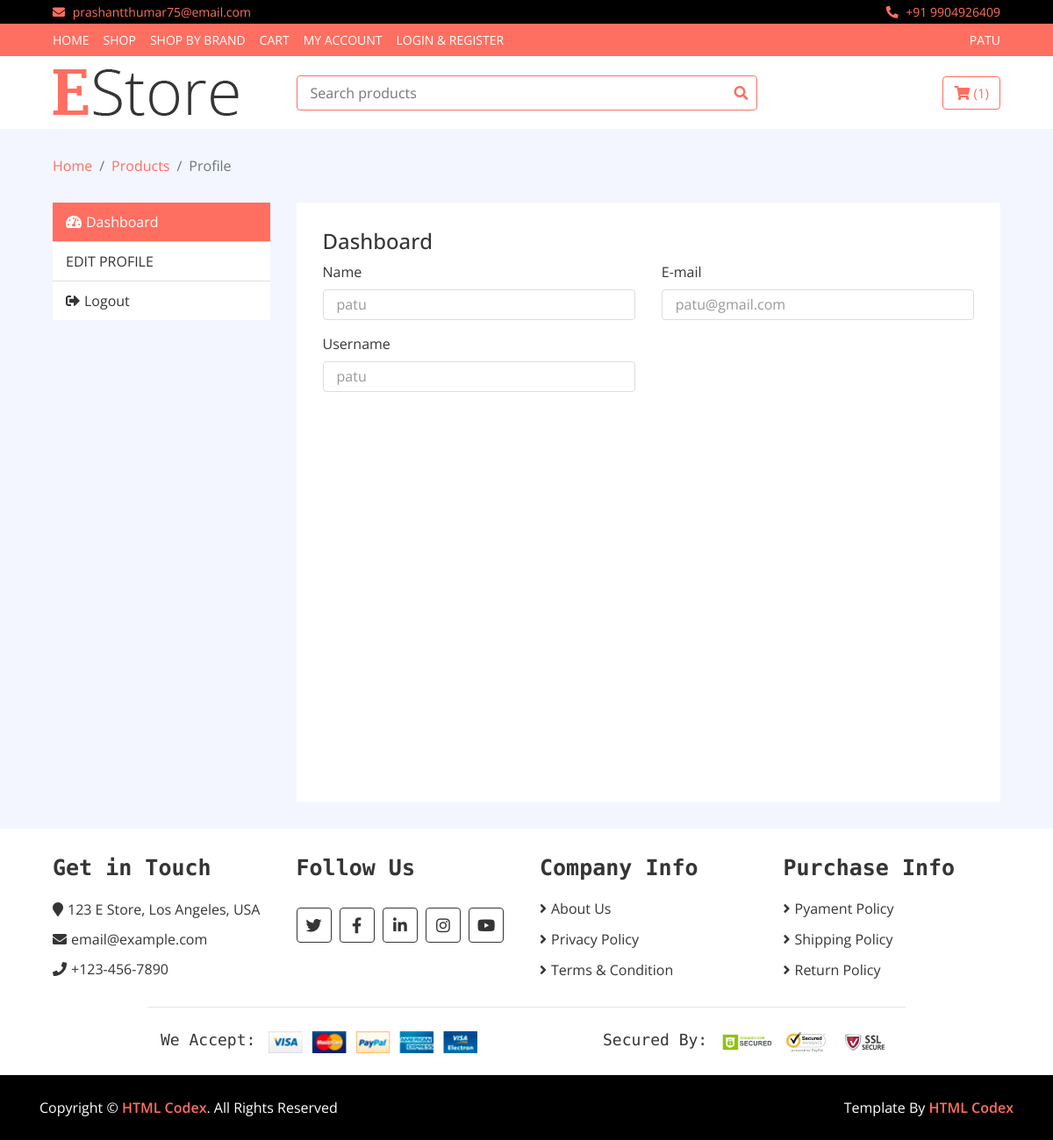
Screenshot of /profile/ (signed in) with the database file from the repository.
### estoreapp/models.py (models this page shows, shortened)
class Order(models.Model):
    user = models.ForeignKey(settings.AUTH_USER_MODEL, on_delete=models.CASCADE)
    items = models.ManyToManyField(OrderItem)
    start_date = models.DateTimeField(auto_now_add=True)
    ordered_date = models.DateTimeField()
    ordered = models.BooleanField(default=False)

class Profile(models.Model):
    user_id = models.ForeignKey(User, on_delete=models.CASCADE, related_name='profile_user')
    mobile_no = models.CharField(max_length=30)
    alternate_mobile_no = models.CharField(max_length=30)
    address = models.ManyToManyField(ShippingAddress)
    def __str__(self):
        return self.user_id.username

### estoreapp/views.py (the view)
# urls.py: path('profile/',UserProfile.as_view(),name='profile'),
class UserProfile(LoginRequiredMixin,TemplateView):
    model = Profile
    form_class = ProfileFrom
    template_name = 'profile.html'
    def get_context_data(self, *args,**kwargs):
        context = super(UserProfile,self).get_context_data(*args, **kwargs)
        user = Profile.objects.all().filter(user_id=self.request.user)
        print('user---',user)
        context["userprofile"] = user
        return context

### estoreapp/templatetags/cart_template_tags.py (called while the page is built)
@register.filter
def cart_item_count(user) :
    if user.is_authenticated :
        qs = Order.objects.filter(user=user, ordered=False)
        if qs.exists() :
            return qs[0].items.count()
    return 0

### Templates/profile.html (shortened to what this page needs)
{% load static %}
{% load cart_template_tags %}
<!DOCTYPE html>
<html lang="en">
    <head>
        <link href="https://stackpath.bootstrapcdn.com/bootstrap/4.4.1/css/bootstrap.min.css" rel="stylesheet">
        <link href="https://cdnjs.cloudflare.com/ajax/libs/font-awesome/5.10.0/css/all.min.css" rel="stylesheet">
        <link href="/static/lib/slick/slick.css" rel="stylesheet">
        <link href="/static/lib/slick/slick-theme.css" rel="stylesheet">
        <link href="/static/css/style.css" rel="stylesheet">
    </head>
    <body>
        <div class="top-bar">
            <div class="container-fluid">
                <div class="row">
                    <div class="col-sm-6">
                        <i class="fa fa-envelope"></i>
                        prashantthumar75@email.com
                    </div>
                    <div class="col-sm-6">
                        <i class="fa fa-phone-alt"></i>
                        +91 9904926409
                    </div>
                </div>
            </div>
        </div>
        <div class="nav">
            <div class="container-fluid">
                <nav class="navbar navbar-expand-md bg-dark navbar-dark">
                    <div class="collapse navbar-collapse justify-content-between" id="navbarCollapse">
                        <div class="navbar-nav mr-auto">
                                <a href="/index/" class="nav-item nav-link">Home</a>
                            <a href="/product-list/" class="nav-item nav-link">SHOP</a>
                            <a href="/brand/" class="nav-item nav-link">SHOP BY BRAND</a>
                            <a href="/cart/" class="nav-item nav-link">Cart</a>
                            <a href="/profile/" class="nav-item nav-link">My Account</a>
                            <a href="/loginuser/" class="nav-item nav-link">Login & Register </a>
                        </div>
                         <div class="navbar-nav ml-auto">
                            <a href="/profile/" class="nav-item nav-link ">{{user}}</a>
                        </div>
                    </div>
                </nav>
            </div>
        </div>
        <div class="bottom-bar">
            <div class="container-fluid">
                <div class="row align-items-center">
                    <div class="col-md-3">
                        <div class="logo">
                            <a href="/">
                                <img src="/static/img/logo.png" alt="Logo">
                            </a>
                        </div>
                    </div>
                    <div class="col-md-6">
                        <div class="search">
                             <form method='GET' action="/search/">
                                <input type="text"  name='q' value='{{ request.GET.q }}' placeholder="Search products">
                                <button><i class="fa fa-search"></i></button>
                            </form>
                       </div>
                    </div>
                    <div class="col-md-3">
                        <div class="user">
                             <a href="/cart" class="btn cart">
                                <i class="fa fa-shopping-cart"></i>
                                <span>({% if request.user|cart_item_count != 0 %}{{ request.user|cart_item_count }}{% endif %})</span>
                            </a>
                        </div>
                    </div>
                </div>
            </div>
        </div>
        <div class="breadcrumb-wrap">
            <div class="container-fluid">
                <ul class="breadcrumb">
                    <li class="breadcrumb-item"><a href="#">Home</a></li>
                    <li class="breadcrumb-item"><a href="#">Products</a></li>
                    <li class="breadcrumb-item active">Profile</li>
                </ul>
            </div>
        </div>
        <div class="my-account">
            <div class="container-fluid">
                <div class="row">
                    <div class="col-md-3">
            {% for i in userprofile %}
                        <div class="nav flex-column nav-pills" role="tablist" aria-orientation="vertical">
                            <a class="nav-link active" id="dashboard-nav" data-toggle="pill" href="#dashboard-tab" role="tab"><i class="fa fa-tachometer-alt"></i>Dashboard</a>
                            <a class="nav-link" href="/users/{{i.id}}/edit/">EDIT PROFILE</a>
                            <a class="nav-link" href="/logout"><i class="fa fa-sign-out-alt"></i>Logout</a>
            {% endfor %}
                        </div>
                    </div>
                    <div class="col-md-9">
                        <div class="tab-content">
                            <div class="tab-pane fade show active" id="dashboard-tab" role="tabpanel" aria-labelledby="dashboard-nav">
                                <h4>Dashboard</h4>
    {% if userprofile %}
                                    {% for i in userprofile %}
                            <div class="row">
                                <div class="col-md-6">
                                    <label> Name</label>
                                    <input class="form-control" name="first_name" type="text" placeholder="Name" value="{{i.user_id}}" required>
                                </div>
                                <div class="col-md-6">
                                    <label>E-mail</label>
                                    <input class="form-control" name="email" type="text" placeholder="E-mail"  value="{{i.user_id.email}}" required>
                                </div>
                                <div class="col-md-6">
                                    <label>Username</label>
                                    <input class="form-control" name="username" type="text" placeholder="Username" value="{{i.user_id.username}}" required>
                                </div>
                                                                    {% endfor %}
{% endif %}
                            </div>
                        </div>
                    </div>
                </div>
                </div>
            </div>
        </div>
        <div class="footer">
            <div class="container-fluid">
                <div class="row">
                    <div class="col-lg-3 col-md-6">
                        <div class="footer-widget">
                            <h2>Get in Touch</h2>
                            <div class="contact-info">
                                <p><i class="fa fa-map-marker"></i>123 E Store, Los Angeles, USA</p>
                                <p><i class="fa fa-envelope"></i>email@example.com</p>
                                <p><i class="fa fa-phone"></i>+123-456-7890</p>
                            </div>
                        </div>
                    </div>
                    <div class="col-lg-3 col-md-6">
                        <div class="footer-widget">
                            <h2>Follow Us</h2>
                            <div class="contact-info">
                                <div class="social">
                                    <a href=""><i class="fab fa-twitter"></i></a>
                                    <a href=""><i class="fab fa-facebook-f"></i></a>
                                    <a href=""><i class="fab fa-linkedin-in"></i></a>
                                    <a href=""><i class="fab fa-instagram"></i></a>
                                    <a href=""><i class="fab fa-youtube"></i></a>
                                </div>
                            </div>
                        </div>
                    </div>
                    <div class="col-lg-3 col-md-6">
                        <div class="footer-widget">
                            <h2>Company Info</h2>
                            <ul>
                                <li><a href="#">About Us</a></li>
                                <li><a href="#">Privacy Policy</a></li>
                                <li><a href="#">Terms & Condition</a></li>
                            </ul>
                        </div>
                    </div>
                    <div class="col-lg-3 col-md-6">
                        <div class="footer-widget">
                            <h2>Purchase Info</h2>
                            <ul>
                                <li><a href="#">Pyament Policy</a></li>
                                <li><a href="#">Shipping Policy</a></li>
                                <li><a href="#">Return Policy</a></li>
                            </ul>
                        </div>
                    </div>
                </div>
                <div class="row payment align-items-center">
                    <div class="col-md-6">
                        <div class="payment-method">
                            <h2>We Accept:</h2>
                            <img src="/static/img/payment-method.png" alt="Payment Method" />
                        </div>
                    </div>
                    <div class="col-md-6">
                        <div class="payment-security">
                            <h2>Secured By:</h2>
                            <img src="/static/img/godaddy.svg" alt="Payment Security" />
                            <img src="/static/img/norton.svg" alt="Payment Security" />
                            <img src="/static/img/ssl.svg" alt="Payment Security" />
                        </div>
                    </div>
                </div>
            </div>
        </div>
        <div class="footer-bottom">
            <div class="container">
                <div class="row">
                    <div class="col-md-6 copyright">
                        <p>Copyright &copy; <a href="https://htmlcodex.com">HTML Codex</a>. All Rights Reserved</p>
                    </div>
                    <div class="col-md-6 template-by">
                        <p>Template By <a href="https://htmlcodex.com">HTML Codex</a></p>
                    </div>
                </div>
            </div>
        </div>
    </body>
</html>

### rows the page displays
Profile: first_name "patu", email "patu@gmail.com", username "patu"

### other values shown
{{ user }} "PATU"
{{ request.user|cart_item_count }} "1"
